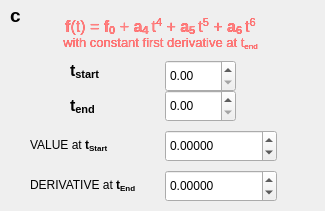
   <widget class="QWidget" name="pageTypeFunctionC">
    <widget class="QLabel" name="funcCequation">
     <property name="geometry">
      <rect>
       <x>5</x>
       <y>10</y>
       <width>311</width>
       <height>48</height>
      </rect>
     </property>
     <property name="text">
      <string>&lt;!DOCTYPE HTML PUBLIC &quot;-//W3C//DTD HTML 4.0//EN&quot; &quot;http://www.w3.org/TR/REC-html40/strict.dtd&quot;&gt;
&lt;html&gt;&lt;head&gt;&lt;meta name=&quot;qrichtext&quot; content=&quot;1&quot; /&gt;&lt;style type=&quot;text/css&quot;&gt;
p, li { white-space: pre-wrap; }
&lt;/style&gt;&lt;/head&gt;&lt;body style=&quot; font-family:'Noto Sans'; font-size:10pt; font-weight:400; font-style:normal;&quot;&gt;
&lt;p align=&quot;center&quot; style=&quot; margin-top:12px; margin-bottom:12px; margin-left:0px; margin-right:0px; -qt-block-indent:0; text-indent:0px;&quot;&gt;&lt;span style=&quot; font-size:12pt; font-weight:600; color:#ff0000;&quot;&gt;f&lt;/span&gt;&lt;span style=&quot; font-size:12pt; color:#ff0000;&quot;&gt;(t) = &lt;/span&gt;&lt;span style=&quot; font-size:12pt; font-weight:600; color:#ff0000;&quot;&gt;f&lt;/span&gt;&lt;span style=&quot; font-size:12pt; font-weight:600; color:#ff0000; vertical-align:sub;&quot;&gt;0&lt;/span&gt;&lt;span style=&quot; font-size:12pt; color:#ff0000;&quot;&gt; + &lt;/span&gt;&lt;span style=&quot; font-size:12pt; font-weight:600; color:#ff0000;&quot;&gt;a&lt;/span&gt;&lt;span style=&quot; font-size:12pt; font-weight:600; color:#ff0000; vertical-align:sub;&quot;&gt;4&lt;/span&gt;&lt;span style=&quot; font-size:12pt; color:#ff0000; vertical-align:sub;&quot;&gt; &lt;/span&gt;&lt;span style=&quot; font-size:12pt; color:#ff0000;&quot;&gt;t&lt;/span&gt;&lt;span style=&quot; font-size:12pt; color:#ff0000; vertical-align:super;&quot;&gt;4&lt;/span&gt;&lt;span style=&quot; font-size:12pt; color:#ff0000;&quot;&gt; + &lt;/span&gt;&lt;span style=&quot; font-size:12pt; font-weight:600; color:#ff0000;&quot;&gt;a&lt;/span&gt;&lt;span style=&quot; font-size:12pt; font-weight:600; color:#ff0000; vertical-align:sub;&quot;&gt;5&lt;/span&gt;&lt;span style=&quot; font-size:12pt; color:#ff0000; vertical-align:sub;&quot;&gt; &lt;/span&gt;&lt;span style=&quot; font-size:12pt; color:#ff0000;&quot;&gt;t&lt;/span&gt;&lt;span style=&quot; font-size:12pt; color:#ff0000; vertical-align:super;&quot;&gt;5&lt;/span&gt;&lt;span style=&quot; font-size:12pt; color:#ff0000;&quot;&gt; + &lt;/span&gt;&lt;span style=&quot; font-size:12pt; font-weight:600; color:#ff0000;&quot;&gt;a&lt;/span&gt;&lt;span style=&quot; font-size:12pt; font-weight:600; color:#ff0000; vertical-align:sub;&quot;&gt;6&lt;/span&gt;&lt;span style=&quot; font-size:12pt; color:#ff0000; vertical-align:sub;&quot;&gt; &lt;/span&gt;&lt;span style=&quot; font-size:12pt; color:#ff0000;&quot;&gt;t&lt;/span&gt;&lt;span style=&quot; font-size:12pt; color:#ff0000; vertical-align:super;&quot;&gt;6&lt;br /&gt;&lt;/span&gt;&lt;span style=&quot; color:#ff0000;&quot;&gt;with constant first derivative at t&lt;/span&gt;&lt;span style=&quot; color:#ff0000; vertical-align:sub;&quot;&gt;end&lt;/span&gt;&lt;/p&gt;&lt;/body&gt;&lt;/html&gt;</string>
     </property>
    </widget>
    <widget class="QLabel" name="label_29">
     <property name="geometry">
      <rect>
       <x>30</x>
       <y>136</y>
       <width>85</width>
       <height>18</height>
      </rect>
     </property>
     <property name="text">
      <string>&lt;html&gt;&lt;head/&gt;&lt;body&gt;&lt;p&gt;VALUE at &lt;span style=&quot; font-weight:600;&quot;&gt;t&lt;/span&gt;&lt;span style=&quot; font-weight:600; vertical-align:sub;&quot;&gt;Start&lt;/span&gt;&lt;/p&gt;&lt;/body&gt;&lt;/html&gt;</string>
     </property>
    </widget>
    <widget class="QLabel" name="label_30">
     <property name="geometry">
      <rect>
       <x>30</x>
       <y>176</y>
       <width>110</width>
       <height>18</height>
      </rect>
     </property>
     <property name="text">
      <string>&lt;html&gt;&lt;head/&gt;&lt;body&gt;&lt;p&gt;DERIVATIVE at &lt;span style=&quot; font-weight:600;&quot;&gt;t&lt;/span&gt;&lt;span style=&quot; font-weight:600; vertical-align:sub;&quot;&gt;End&lt;/span&gt;&lt;/p&gt;&lt;/body&gt;&lt;/html&gt;</string>
     </property>
    </widget>
    <widget class="QDoubleSpinBox" name="FuncCendDeriv">
     <property name="geometry">
      <rect>
       <x>165</x>
       <y>170</y>
       <width>112</width>
       <height>32</height>
      </rect>
     </property>
     <property name="decimals">
      <number>5</number>
     </property>
     <property name="minimum">
      <double>-9999.999990000000253</double>
     </property>
     <property name="maximum">
      <double>9999.999990000000253</double>
     </property>
    </widget>
    <widget class="QDoubleSpinBox" name="FuncCstartValue">
     <property name="geometry">
      <rect>
       <x>165</x>
       <y>130</y>
       <width>112</width>
       <height>32</height>
      </rect>
     </property>
     <property name="decimals">
      <number>5</number>
     </property>
     <property name="minimum">
      <double>-9999.998999999999796</double>
     </property>
     <property name="stepType">
      <enum>QAbstractSpinBox::AdaptiveDecimalStepType</enum>
     </property>
     <property name="value">
      <double>0.000000000000000</double>
     </property>
    </widget>
    <widget class="QDoubleSpinBox" name="FuncCendTime">
     <property name="geometry">
      <rect>
       <x>165</x>
       <y>90</y>
       <width>71</width>
       <height>32</height>
      </rect>
     </property>
    </widget>
    <widget class="QDoubleSpinBox" name="FuncCstartTime">
     <property name="geometry">
      <rect>
       <x>165</x>
       <y>60</y>
       <width>71</width>
       <height>32</height>
      </rect>
     </property>
    </widget>
    <widget class="QLabel" name="label_53">
     <property name="geometry">
      <rect>
       <x>10</x>
       <y>0</y>
       <width>41</width>
       <height>31</height>
      </rect>
     </property>
     <property name="text">
      <string>&lt;html&gt;&lt;head/&gt;&lt;body&gt;&lt;p&gt;&lt;span style=&quot; font-size:14pt; font-weight:600;&quot;&gt;c&lt;/span&gt;&lt;/p&gt;&lt;/body&gt;&lt;/html&gt;</string>
     </property>
    </widget>
    <widget class="QLabel" name="label_56">
     <property name="geometry">
      <rect>
       <x>70</x>
       <y>60</y>
       <width>41</width>
       <height>21</height>
      </rect>
     </property>
     <property name="text">
      <string>&lt;html&gt;&lt;head/&gt;&lt;body&gt;&lt;p&gt;&lt;span style=&quot; font-size:12pt; font-weight:600;&quot;&gt;t&lt;/span&gt;&lt;span style=&quot; font-size:12pt; font-weight:600; vertical-align:sub;&quot;&gt;start&lt;/span&gt;&lt;/p&gt;&lt;/body&gt;&lt;/html&gt;</string>
     </property>
    </widget>
    <widget class="QLabel" name="label_27">
     <property name="geometry">
      <rect>
       <x>70</x>
       <y>90</y>
       <width>41</width>
       <height>31</height>
      </rect>
     </property>
     <property name="text">
      <string>&lt;html&gt;&lt;head/&gt;&lt;body&gt;&lt;p&gt;&lt;span style=&quot; font-size:12pt; font-weight:600;&quot;&gt;t&lt;/span&gt;&lt;span style=&quot; font-size:12pt; font-weight:600; vertical-align:sub;&quot;&gt;end&lt;/span&gt;&lt;/p&gt;&lt;/body&gt;&lt;/html&gt;</string>
     </property>
    </widget>
    <widget class="QLabel" name="funcCequationGrey">
     <property name="geometry">
      <rect>
       <x>5</x>
       <y>10</y>
       <width>311</width>
       <height>48</height>
      </rect>
     </property>
     <property name="text">
      <string>&lt;!DOCTYPE HTML PUBLIC &quot;-//W3C//DTD HTML 4.0//EN&quot; &quot;http://www.w3.org/TR/REC-html40/strict.dtd&quot;&gt;
&lt;html&gt;&lt;head&gt;&lt;meta name=&quot;qrichtext&quot; content=&quot;1&quot; /&gt;&lt;style type=&quot;text/css&quot;&gt;
p, li { white-space: pre-wrap; }
&lt;/style&gt;&lt;/head&gt;&lt;body style=&quot; font-family:'Noto Sans'; font-size:10pt; font-weight:400; font-style:normal;&quot;&gt;
&lt;p align=&quot;center&quot; style=&quot; margin-top:12px; margin-bottom:12px; margin-left:0px; margin-right:0px; -qt-block-indent:0; text-indent:0px;&quot;&gt;&lt;span style=&quot; font-size:12pt; font-weight:600; color:#ff8080;&quot;&gt;f&lt;/span&gt;&lt;span style=&quot; font-size:12pt; color:#ff8080;&quot;&gt;(t) = &lt;/span&gt;&lt;span style=&quot; font-size:12pt; font-weight:600; color:#ff8080;&quot;&gt;f&lt;/span&gt;&lt;span style=&quot; font-size:12pt; font-weight:600; color:#ff8080; vertical-align:sub;&quot;&gt;0&lt;/span&gt;&lt;span style=&quot; font-size:12pt; color:#ff8080;&quot;&gt; + &lt;/span&gt;&lt;span style=&quot; font-size:12pt; font-weight:600; color:#ff8080;&quot;&gt;a&lt;/span&gt;&lt;span style=&quot; font-size:12pt; font-weight:600; color:#ff8080; vertical-align:sub;&quot;&gt;4&lt;/span&gt;&lt;span style=&quot; font-size:12pt; color:#ff8080; vertical-align:sub;&quot;&gt; &lt;/span&gt;&lt;span style=&quot; font-size:12pt; color:#ff8080;&quot;&gt;t&lt;/span&gt;&lt;span style=&quot; font-size:12pt; color:#ff8080; vertical-align:super;&quot;&gt;4&lt;/span&gt;&lt;span style=&quot; font-size:12pt; color:#ff8080;&quot;&gt; + &lt;/span&gt;&lt;span style=&quot; font-size:12pt; font-weight:600; color:#ff8080;&quot;&gt;a&lt;/span&gt;&lt;span style=&quot; font-size:12pt; font-weight:600; color:#ff8080; vertical-align:sub;&quot;&gt;5&lt;/span&gt;&lt;span style=&quot; font-size:12pt; color:#ff8080; vertical-align:sub;&quot;&gt; &lt;/span&gt;&lt;span style=&quot; font-size:12pt; color:#ff8080;&quot;&gt;t&lt;/span&gt;&lt;span style=&quot; font-size:12pt; color:#ff8080; vertical-align:super;&quot;&gt;5&lt;/span&gt;&lt;span style=&quot; font-size:12pt; color:#ff8080;&quot;&gt; + &lt;/span&gt;&lt;span style=&quot; font-size:12pt; font-weight:600; color:#ff8080;&quot;&gt;a&lt;/span&gt;&lt;span style=&quot; font-size:12pt; font-weight:600; color:#ff8080; vertical-align:sub;&quot;&gt;6&lt;/span&gt;&lt;span style=&quot; font-size:12pt; color:#ff8080; vertical-align:sub;&quot;&gt; &lt;/span&gt;&lt;span style=&quot; font-size:12pt; color:#ff8080;&quot;&gt;t&lt;/span&gt;&lt;span style=&quot; font-size:12pt; color:#ff8080; vertical-align:super;&quot;&gt;6&lt;br /&gt;&lt;/span&gt;&lt;span style=&quot; color:#ff8080;&quot;&gt;with constant first derivative at t&lt;/span&gt;&lt;span style=&quot; color:#ff8080; vertical-align:sub;&quot;&gt;end&lt;/span&gt;&lt;/p&gt;&lt;/body&gt;&lt;/html&gt;</string>
     </property>
    </widget>
   </widget>
